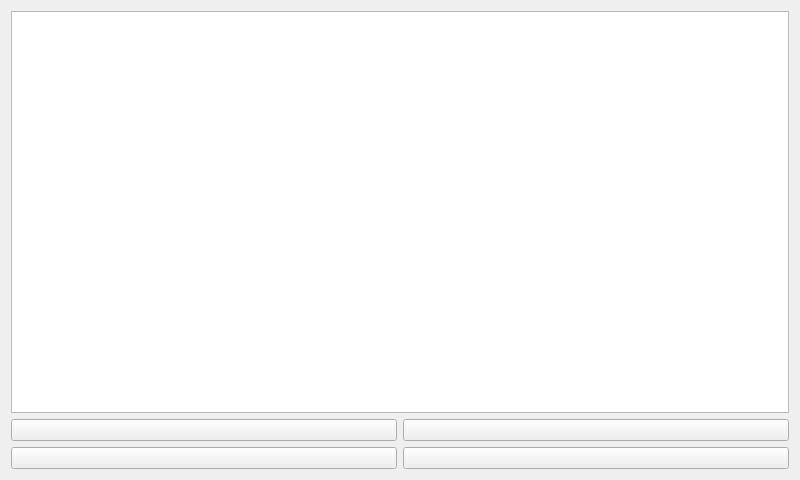
<?xml version="1.0" encoding="UTF-8"?>
<ui version="4.0">
 <class>MainWindow</class>
 <widget class="QMainWindow" name="MainWindow">
  <property name="geometry">
   <rect>
    <x>0</x>
    <y>0</y>
    <width>800</width>
    <height>480</height>
   </rect>
  </property>
  <property name="windowTitle">
   <string>HJWords</string>
  </property>
  <widget class="QWidget" name="centralWidget">
   <layout class="QHBoxLayout" name="horizontalLayout">
    <item>
     <layout class="QGridLayout" name="gridLayout">
      <item row="0" column="0" colspan="2">
       <widget class="QPlainTextEdit" name="plainTextEdit"/>
      </item>
      <item row="1" column="0">
       <widget class="QPushButton" name="pushButton_1">
        <property name="text">
         <string/>
        </property>
       </widget>
      </item>
      <item row="1" column="1">
       <widget class="QPushButton" name="pushButton_2">
        <property name="text">
         <string/>
        </property>
       </widget>
      </item>
      <item row="2" column="0">
       <widget class="QPushButton" name="pushButton_3">
        <property name="text">
         <string/>
        </property>
       </widget>
      </item>
      <item row="2" column="1">
       <widget class="QPushButton" name="pushButton_4">
        <property name="text">
         <string/>
        </property>
       </widget>
      </item>
     </layout>
    </item>
   </layout>
  </widget>
 </widget>
 <layoutdefault spacing="6" margin="11"/>
 <resources/>
 <connections/>
</ui>
